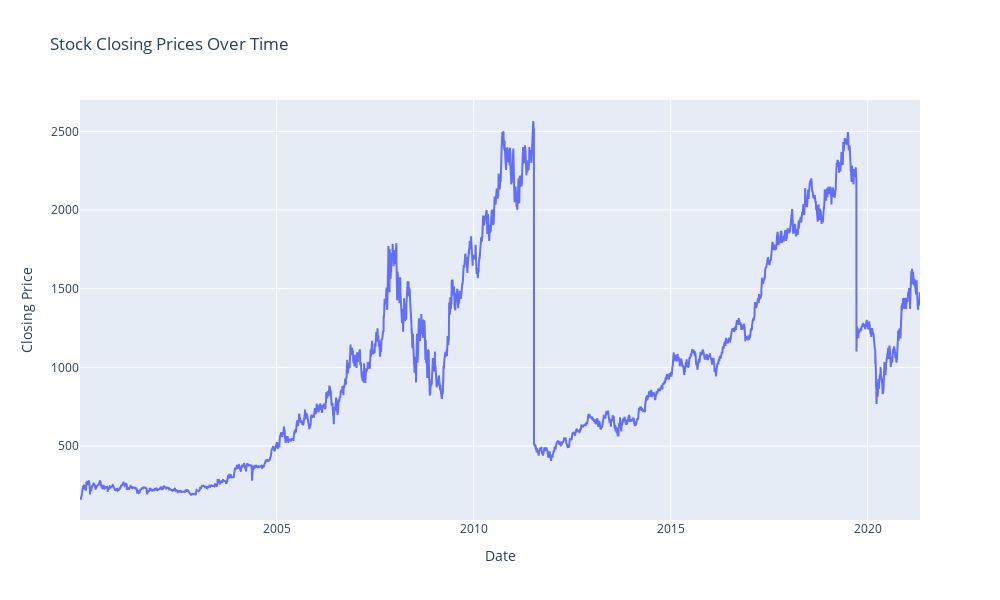

The notebook cell this image was saved under:
### Code cell
import plotly.graph_objects as go


fig = go.Figure()
fig.add_trace(go.Scatter(x=df['Date'], y=df['Close'], mode='lines', name='Closing Price'))


fig.update_layout(
    title='Stock Closing Prices Over Time',
    xaxis_title='Date',
    yaxis_title='Closing Price',
    width=1000, 
    height=600
)

### Figure 1 — Plotly figure (JSON) as saved in the notebook; plotly's stock layout.template omitted (floating-point values rounded to 4 significant figures; data arrays with more than 128 entries replaced by an {"elided": "..."} marker saying what was removed)
{"data": [{"mode": "lines", "name": "Closing Price", "type": "scatter", "x": {"elided": "5305 str values"}, "y": {"elided": "5305 float values"}}], "layout": {"height": 600, "title": {"text": "Stock Closing Prices Over Time"}, "width": 1000, "xaxis": {"title": {"text": "Date"}}, "yaxis": {"title": {"text": "Closing Price"}}}}
